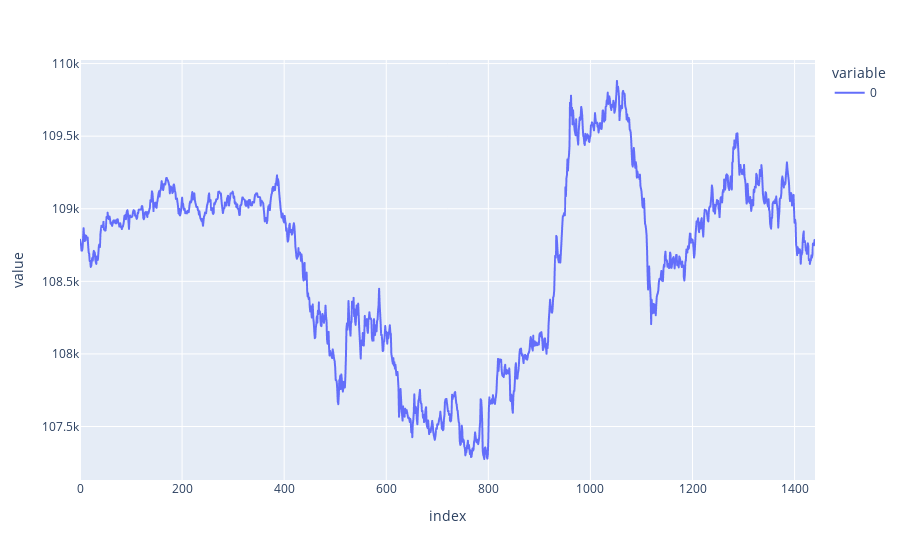

Notebook code for this chart:
### Code cell
# 绘制曲线
fig = px.line(close_prices)
fig.show()

### Figure 1 — Plotly figure (JSON) as saved in the notebook; plotly's stock layout.template omitted (floating-point values rounded to 4 significant figures; data arrays with more than 128 entries replaced by an {"elided": "..."} marker saying what was removed)
{"data": [{"hovertemplate": "variable=0<br>index=%{x}<br>value=%{y}<extra></extra>", "legendgroup": "0", "line": {"color": "#636efa", "dash": "solid"}, "marker": {"symbol": "circle"}, "mode": "lines", "name": "0", "showlegend": true, "type": "scattergl", "x": {"elided": "1441 int values"}, "xaxis": "x", "y": {"elided": "1441 float values"}, "yaxis": "y"}], "layout": {"legend": {"title": {"text": "variable"}, "tracegroupgap": 0}, "margin": {"t": 60}, "xaxis": {"anchor": "y", "domain": [0, 1], "title": {"text": "index"}}, "yaxis": {"anchor": "x", "domain": [0, 1], "title": {"text": "value"}}}}
